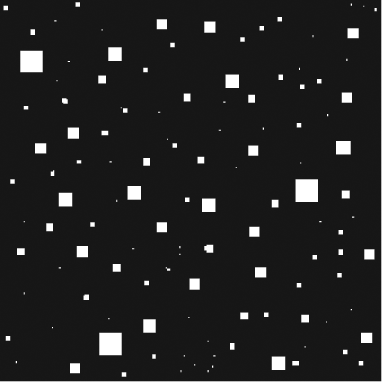
//> input picture Images/bin.tif, 382 x 382 px
$ ./_12_Erosion   (built with g++ and OpenCV 4)
//> lines starting //> are read from the running program, lines starting //| are printed output that depends on the picture; after the words box and inside, x2 and y2 are one past the last pixel; in counts of white or black regions, pixels touching at a corner belong together
#include <stdio.h>
#include <iostream>
#include <opencv2/core/core.hpp>
#include <opencv2/highgui/highgui.hpp>
#include <opencv2/imgproc/imgproc.hpp>

using namespace cv;
using namespace std;

/*
(12)Erosion.cpp

*/


Mat erosion(Mat dst, int maskSize){
	int s;
	s = maskSize / 2;
	Mat mask;
	mask.create(maskSize, maskSize, CV_32S);
	Mat out;
	out.create(dst.size(), dst.type());

	int flag = 0;
	for(int y=0; y < dst.rows - maskSize + 1; y++){
		for(int x = 0; x < dst.cols - maskSize + 1; x++){
			flag = 0;
			for(int y1 = 0; y1 < maskSize ; y1++){
				for(int x1 = 0; x1 < maskSize; x1++){
					if(dst.at<uchar>(y + y1, x + x1) != 255){
						flag = 1;
					}
				}
			}
			if (flag == 1){
				out.at<uchar> (y+s, x+s) = 0;
			}
			else{
				out.at<uchar>(y+s, x+s) = dst.at<uchar>(y+s, x+s);
			}
		}
	}
	return out;
}


int main(int argc, char const *argv[])
{
	Mat src = imread("bin.tif", CV_LOAD_IMAGE_GRAYSCALE);
//> src is the input picture: 382 rows x 382 cols, CV_8UC1; min 22, max 255, mean 33.2
	imshow("Input", src);
	waitKey();

	int maskSize;
	cout << "Enter mask Size:" ;
	cin>> maskSize;
//> the answer given: 3
	Mat dst;
	int s;
	s = maskSize / 2;
	copyMakeBorder(src, dst, s,s,s,s, 0,0);
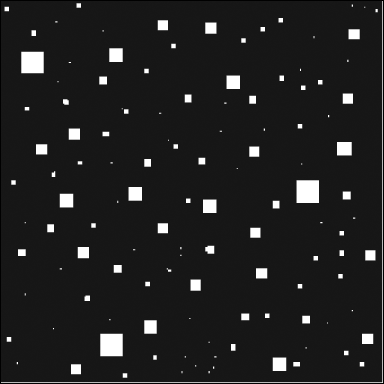
//> dst: 384 rows x 384 cols, CV_8UC1; min 0, max 255, mean 32.8

	for(int y = 0; y < dst.rows; y++){
		for(int x = 0; x < dst.cols; x++){
			if(dst.at<uchar>(y,x) >= 0 && dst.at<uchar>(y,x) <= 127){
				dst.at<uchar>(y, x) = 0;
			}
			else if(dst.at<uchar>(y, x) >127 && dst.at<uchar>(y, x) <= 255){
				dst.at<uchar>(y, x) = 255;
			}
		}
	}
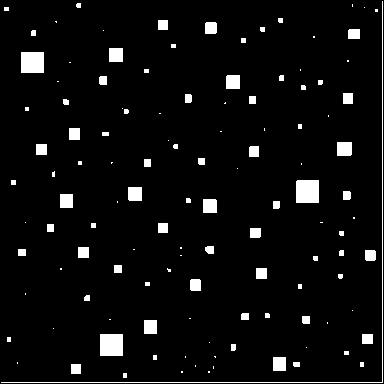
//> dst: 384 rows x 384 cols, CV_8UC1; 5% white; 121 white regions (47 under 20 px), largest, box (x1, y1, x2, y2) and area: (1, 1, 383, 383) 763, (296, 180, 319, 203) 528, (100, 334, 123, 356) 506

	Mat output = erosion(dst, maskSize);
//> after the loop in erosion, `for(int y=0; y < dst.rows - maskSize + 1; y++)`:
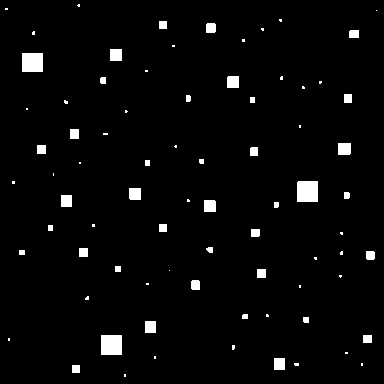
//> out: 384 rows x 384 cols, CV_8UC1; 2.9% white; 78 white regions (39 under 20 px), largest, box (x1, y1, x2, y2) and area: (297, 181, 318, 202) 440, (101, 335, 122, 355) 420, (22, 53, 43, 72) 399
//> after the loop in erosion, `for(int y=0; y < dst.rows - maskSize + 1; y++)`: flag = 1
	imshow("After Erosion", output);
	waitKey();


	return 0;
}
